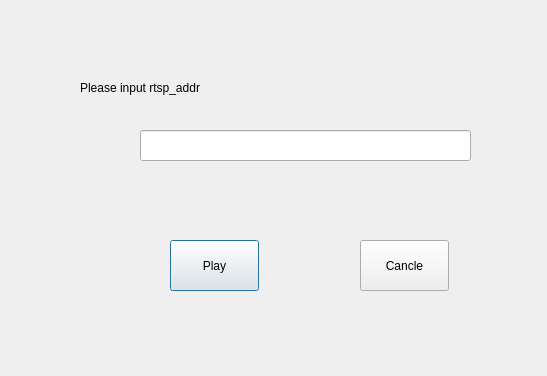
<?xml version="1.0" encoding="UTF-8"?>
<ui version="4.0">
 <class>Login_Dialog</class>
 <widget class="QDialog" name="Login_Dialog">
  <property name="geometry">
   <rect>
    <x>0</x>
    <y>0</y>
    <width>547</width>
    <height>376</height>
   </rect>
  </property>
  <property name="windowTitle">
   <string>Dialog</string>
  </property>
  <widget class="QLabel" name="label">
   <property name="geometry">
    <rect>
     <x>80</x>
     <y>80</y>
     <width>251</width>
     <height>16</height>
    </rect>
   </property>
   <property name="text">
    <string>Please input rtsp_addr</string>
   </property>
  </widget>
  <widget class="QLineEdit" name="Rtsp_lineEdit">
   <property name="geometry">
    <rect>
     <x>140</x>
     <y>130</y>
     <width>331</width>
     <height>31</height>
    </rect>
   </property>
  </widget>
  <widget class="QPushButton" name="Play_pushButton">
   <property name="geometry">
    <rect>
     <x>170</x>
     <y>240</y>
     <width>89</width>
     <height>51</height>
    </rect>
   </property>
   <property name="text">
    <string>Play</string>
   </property>
  </widget>
  <widget class="QPushButton" name="Cancle_pushButton">
   <property name="geometry">
    <rect>
     <x>360</x>
     <y>240</y>
     <width>89</width>
     <height>51</height>
    </rect>
   </property>
   <property name="text">
    <string>Cancle</string>
   </property>
  </widget>
 </widget>
 <resources/>
 <connections/>
</ui>
